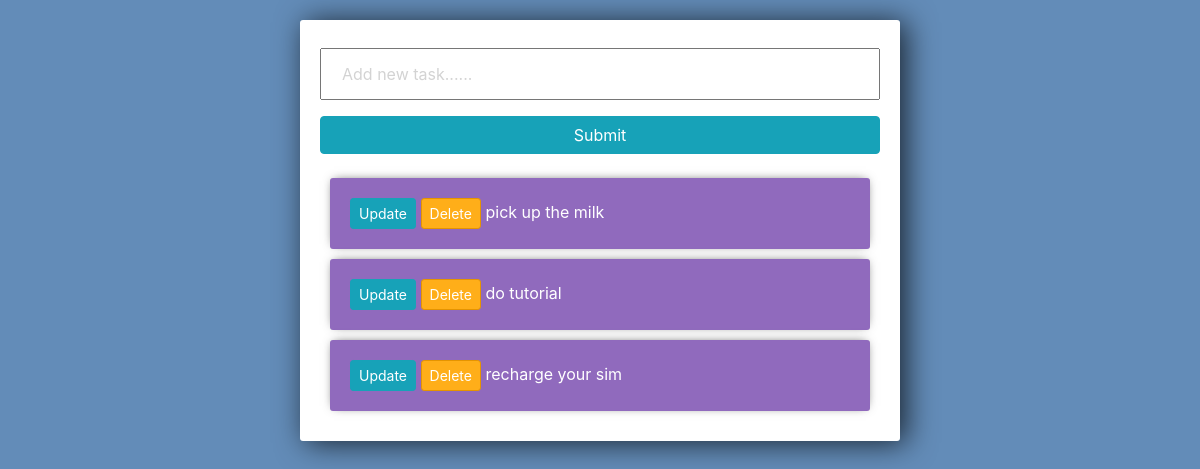
Before: / with the older database file.
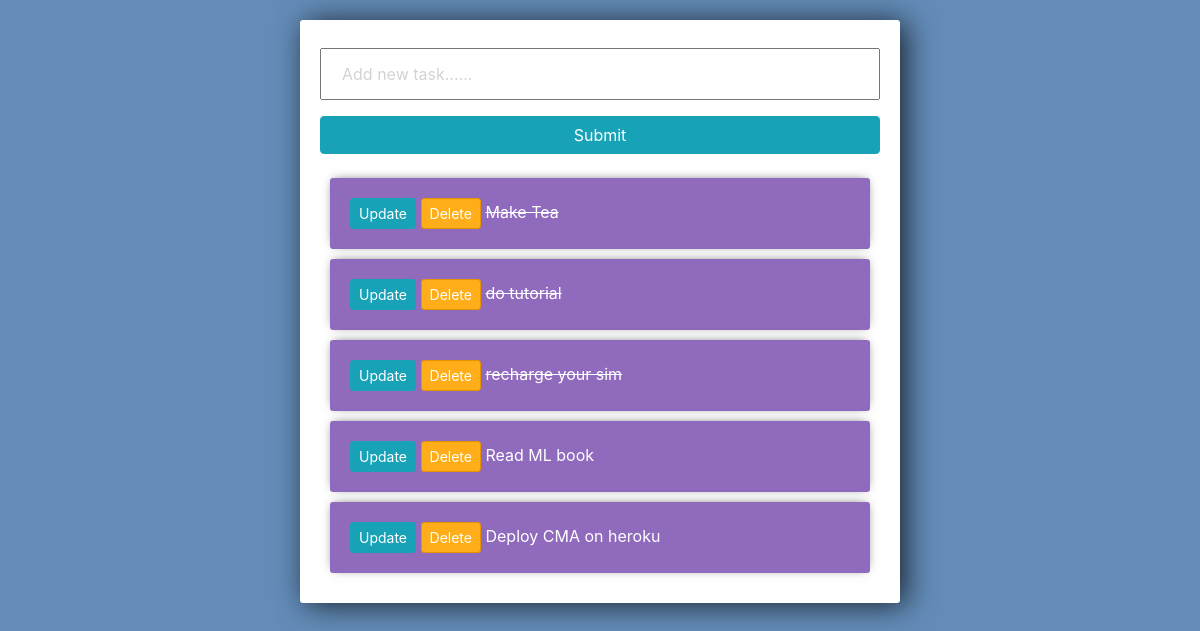
After: the same page with the newer database file.
### tasks/models.py (models this page shows)
class Task(models.Model):
    title = models.CharField(max_length=200)
    complete = models.BooleanField(default=False)
    created = models.DateTimeField(auto_now_add=True)
    def __str__(self):
        return self.title

### tasks/views.py (the view)
# urls.py: path('', views.index, name="list"),
def index(request):
	tasks = Task.objects.all()
	form = TaskForm()
	if request.method =='POST':
		form = TaskForm(request.POST)
		if form.is_valid():
			form.save()
		return redirect('/')
	context = {'tasks':tasks, 'form':form}
	return render(request, 'tasks/list.html', context)

### tasks/forms.py
class TaskForm(forms.ModelForm):
    title = forms.CharField(widget=forms.TextInput(attrs={'placeholder':'Add new task......'}))
    class Meta:
        model = Task
        fields = '__all__'

### tasks/templates/tasks/list.html (shortened to what this page needs)
<link rel="stylesheet" href="https://stackpath.bootstrapcdn.com/bootstrap/4.3.1/css/bootstrap.min.css">
<div class="center-column">
	<form method="POST" action="/">
		{{form.title}}
		<input class="btn btn-info" type="submit" name="Create Task">
	</form>
	<div class="todo-list">
	{% for task in tasks %}
		<div class="item-row">
			<a class="btn btn-sm btn-info" href="{% url 'update_task' task.id %}">Update</a>
			<a class="btn btn-sm btn-danger" href="{% url 'delete' task.id %}">Delete</a>
			{% if task.complete == True %}
			<strike>{{task}}</strike>
			{% else %}
			<span>{{task}}</span>
			{% endif %}
		</div>
	{% endfor %}
	</div>
</div>

### tasks/templates/tasks/list.html (style rules this page uses)
input { width: 100%; padding: 12px 20px; margin: 8px 0; box-sizing: border-box; }
input::placeholder { color: #d3d3d3; }
.center-column { width:600px; margin: 20px auto; padding:20px; background-color: #fff; border-radius: 3px; box-shadow: 6px 2px 30px 0px rgba(0,0,0,0.75); }
.item-row { background-color: #906abd; margin: 10px; padding: 20px; border-radius: 3px; color: #fff; font-size: 16px; box-shadow: 0px -1px 10px -4px rgba(0,0,0,0.75); }
.btn-danger { background-color: #ffae19; border-color: #e59400; }

Changed rows visible on the page:
changed Task: complete False → True (drawn); title "pick up the milk" → "Make Tea"
changed Task "do tutorial": complete False → True (drawn)
changed Task "recharge your sim": complete False → True (drawn)
added Task: title "Read ML book"
added Task: title "Deploy CMA on heroku"
